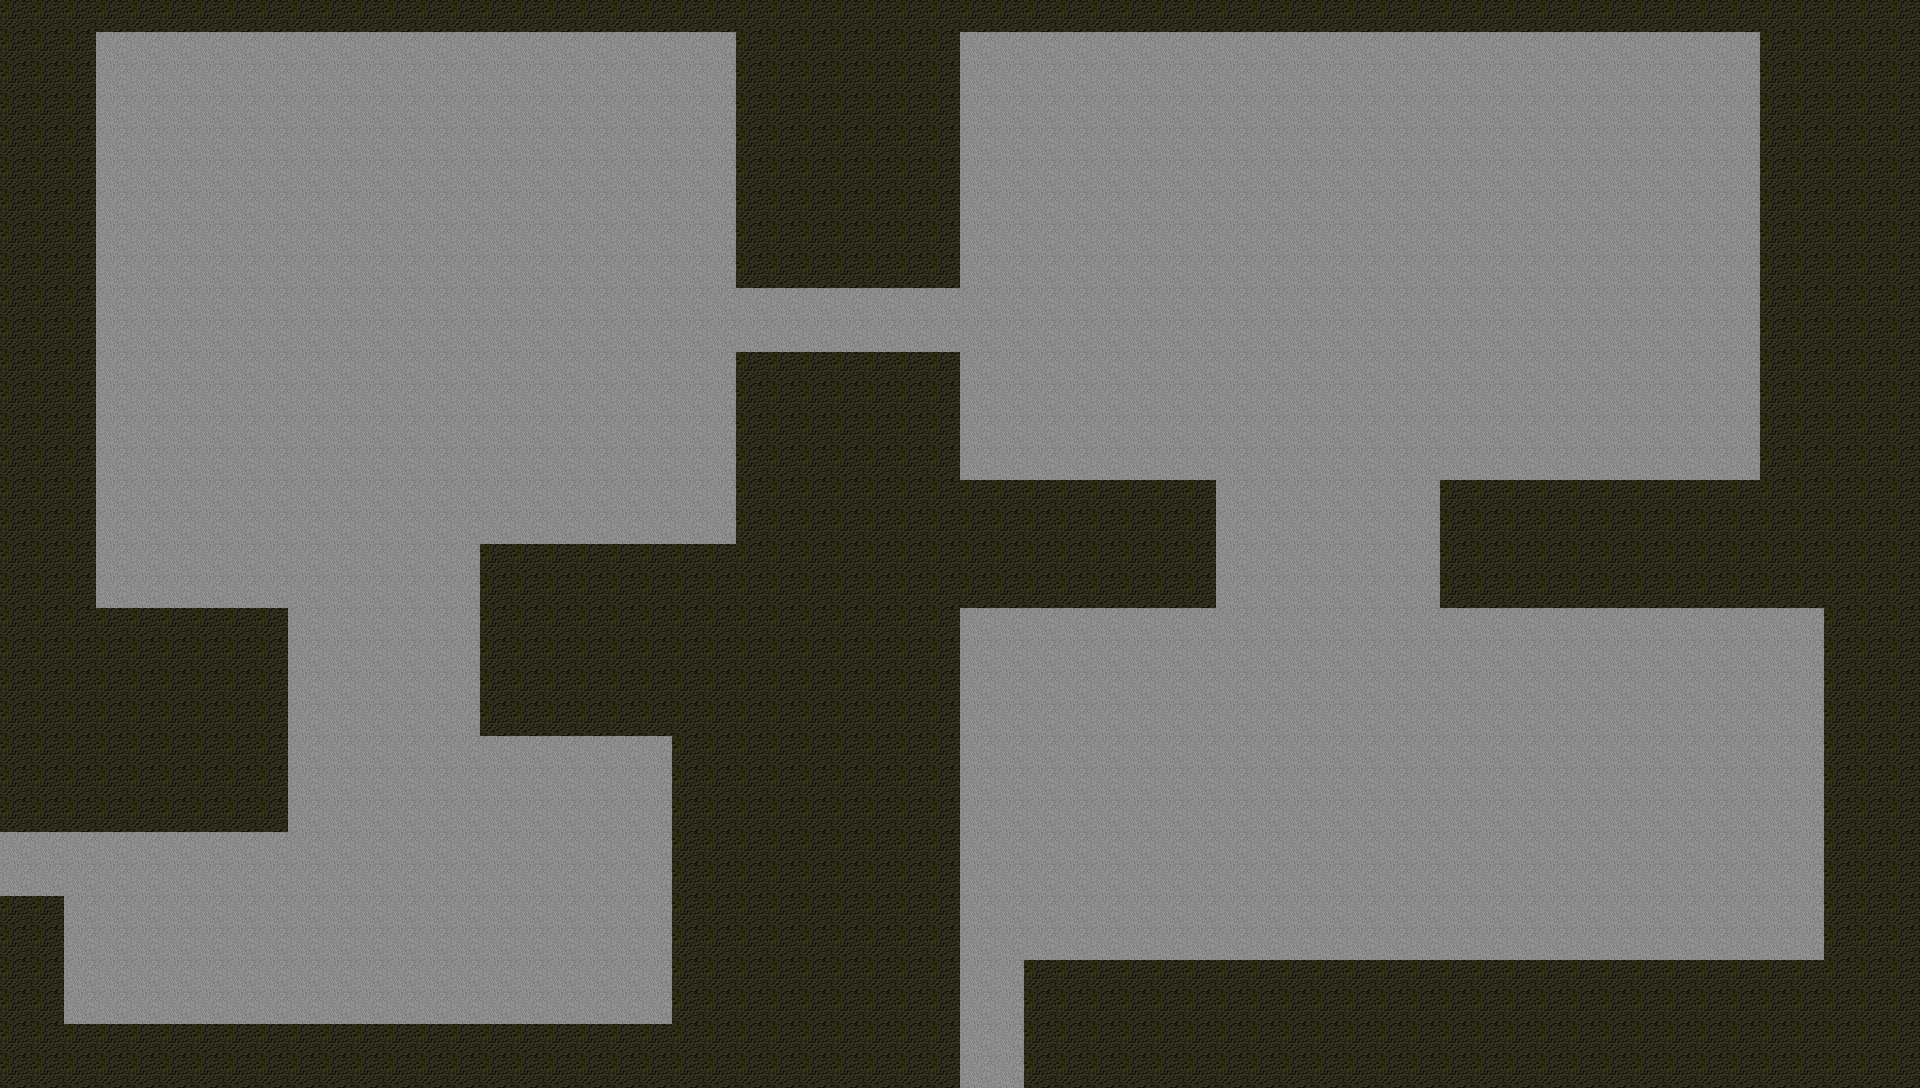

A level layout from a 2D game, rendered from its tile map. Below: a short description, then the map file with tile-grid data replaced by summaries:
An orthogonal 60x34 tile map with 32x32 px tiles, 2 tile layers (Base, Decorations), 7 tilesets and 28 objects (14x Enemy).

<map version="1.0" orientation="orthogonal" width="60" height="34" tilewidth="32" tileheight="32">
 <tileset firstgid="1" source="../tilesets/Dungeon 1.tsx" />
 <tileset firstgid="91" source="../tilesets/Dungeon 2.tsx" />
 <tileset firstgid="235" source="../tilesets/Dungeon 3.tsx" />
 <tileset firstgid="352" source="../tilesets/Dungeon 4.tsx" />
 <tileset firstgid="523" source="../tilesets/Overworld 1.tsx" />
 <tileset firstgid="651" source="../tilesets/Overworld 2.tsx" />
 <tileset firstgid="787" source="../tilesets/Overworld 3.tsx" />
 <layer name="Base" width="60" height="34">
  <data>[2040 cells, 2040 non-empty, 1 distinct tile ids]</data>
 </layer>
 <layer name="Decorations" width="60" height="34">
  <data>[2040 cells, 821 non-empty, 1 distinct tile ids]</data>
 </layer>
 <objectgroup name="Collision" width="60" height="34">
  <object x="-82" y="891" width="142" height="197" />
  <object x="-14" y="-22" width="118" height="856" />
  <object x="-62" y="604" width="350" height="226" />
  <object x="-48" y="-10" width="1966" height="42" />
  <object x="738" y="-32" width="220" height="318" />
  <object x="-132" y="1020" width="1090" height="80" />
  <object x="1027" y="961" width="897" height="132" />
  <object x="1760" y="-39" width="159" height="517" />
  <object x="1441" y="482" width="427" height="127" />
  <object x="1826" y="475" width="117" height="512" />
  <object x="737" y="351" width="220" height="379" />
  <object x="672" y="730" width="290" height="347" />
  <object x="481" y="544" width="265" height="191" />
  <object x="960" y="480" width="256" height="126" />
 </objectgroup>
 <objectgroup name="Objects" width="60" height="34">
  <object name="Zombie" type="Enemy" x="291" y="355" width="32" height="32" />
  <object name="Zombie" type="Enemy" x="511" y="172" width="32" height="32" />
  <object name="Zombie" type="Enemy" x="1286" y="232" width="32" height="32" />
  <object name="Zombie" type="Enemy" x="1575" y="156" width="32" height="32" />
  <object name="Zombie" type="Enemy" x="1238" y="768" width="32" height="32" />
  <object name="Zombie" type="Enemy" x="1565" y="801" width="32" height="32" />
  <object name="Zombie" type="Enemy" x="472" y="860" width="32" height="32" />
  <object name="Bat" type="Enemy" x="280" y="180" width="32" height="32" />
  <object name="Bat" type="Enemy" x="1193" y="312" width="32" height="32" />
  <object name="Bat" type="Enemy" x="1445" y="138" width="32" height="32" />
  <object name="Bat" type="Enemy" x="1533" y="297" width="32" height="32" />
  <object name="Bat" type="Enemy" x="1335" y="664" width="32" height="32" />
  <object name="Bat" type="Enemy" x="1386" y="817" width="32" height="32" />
  <object name="Bat" type="Enemy" x="1533" y="719" width="32" height="32" />
 </objectgroup>
</map>
